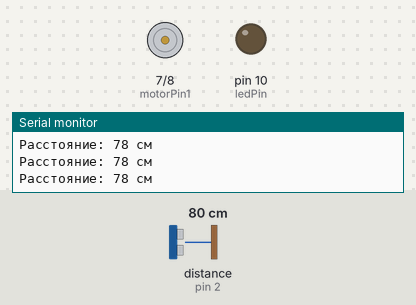
This sketch was run on a simulated Arduino Uno, built with avr-gcc and run on an emulated ATmega328P. On the bench: motor-driver pin pairs drawn as motors (green arrow = first pin HIGH = forward, orange = second pin HIGH = backward, longer = more drive), output pins drawn as LEDs (lit = HIGH), the last lines printed to the serial monitor. Wiring (inferred from the names in the program): ultrasonic range finder: trigger pin 3; echo pin 2. Dashed ring = blinking. The test bench sets the inputs (shaded band); at power-on: distance to the obstacle (sensor on pin 2) 80 cm. The echo pulse lasts 58.3 µs per cm; pins used as bus, display or sensor lines are not drawn.

Above: at 1.2 s.
1.3 s: distance to the obstacle (sensor on pin 2) set to 12 cm
4.3 s: distance to the obstacle (sensor on pin 2) set to 9 cm
At 5.1 s:
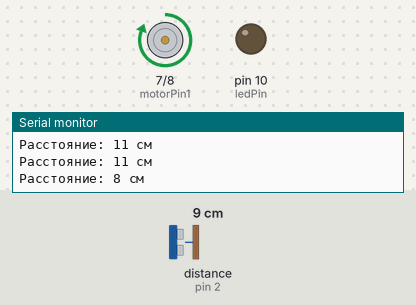
At 5.7 s:
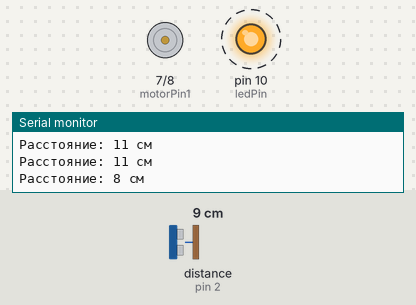
Timing chart, 0 to 13.3 s (numbered marks = the images above; inputs shaded):
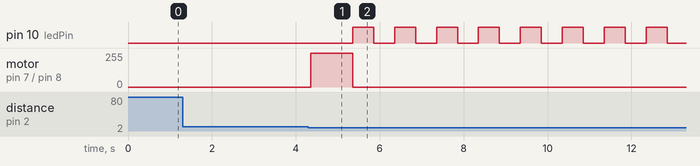

Measured:
- the behaviour switches between 11 and 10 cm on distance to the obstacle (sensor on pin 2) (found by bisection; images 0 and 1)
- after the input at 4.3 s, pin 10 (ledPin): alternates HIGH for 0.50 s and LOW for 0.50 s, starting after 1.1 s; motor on pin 7 (motorPin1) / pin 8 (motorPin2): stopped → forward 255/255 after 0.05 s, → stopped 1.0 s later

The sketch:

flagpole.ino
```cpp
// Система управления флагштоком
// Автор: Robotics rays
// Дата: 01 2025
// Описание: Система управления флагштоком на основе Arduino с использованием HC-SR04 для активации и двигателя постоянного тока для подъёма флага.

// Определение пинов
const int trigPin = 3;
const int echoPin = 2;
const int motorPin1 = 7;
const int motorPin2 = 8;
const int ledPin = 10;

// Константы
const int distanceThreshold = 10; // Расстояние в см для активации мотора
const int ledBlinkDelay = 500;    // Задержка мигания светодиода в миллисекундах
const int motorRunTime = 1000;    // Время работы мотора в миллисекундах

void setup() {
  // Инициализация пинов
  pinMode(trigPin, OUTPUT);
  pinMode(echoPin, INPUT);
  pinMode(motorPin1, OUTPUT);
  pinMode(motorPin2, OUTPUT);
  pinMode(ledPin, OUTPUT);

  // Начальное состояние
  digitalWrite(motorPin1, LOW);
  digitalWrite(motorPin2, LOW);
  digitalWrite(ledPin, LOW);

  Serial.begin(9600); // Для отладки
}

// Функция измерения расстояния
long measureDistance() {
  digitalWrite(trigPin, LOW);
  delayMicroseconds(2);
  digitalWrite(trigPin, HIGH);
  delayMicroseconds(10);
  digitalWrite(trigPin, LOW);

  long duration = pulseIn(echoPin, HIGH);
  long distance = duration * 0.034 / 2; // Перевод в см
  return distance;
}

// Функция для подъёма флага
void raiseFlag() {
  digitalWrite(motorPin1, HIGH);
  digitalWrite(motorPin2, LOW);
  delay(motorRunTime);
  digitalWrite(motorPin1, LOW);
  digitalWrite(motorPin2, LOW);

  // Мигание светодиода
  for (int i = 0; i < 10; i++) {
    digitalWrite(ledPin, HIGH);
    delay(ledBlinkDelay);
    digitalWrite(ledPin, LOW);
    delay(ledBlinkDelay);
  }
}

void loop() {
  long distance = measureDistance();

  Serial.print("Расстояние: ");
  Serial.print(distance);
  Serial.println(" см");

  if (distance < distanceThreshold) {
    raiseFlag();
    // Задержка, чтобы избежать повторного срабатывания
    delay(100000);
  }
}
```
